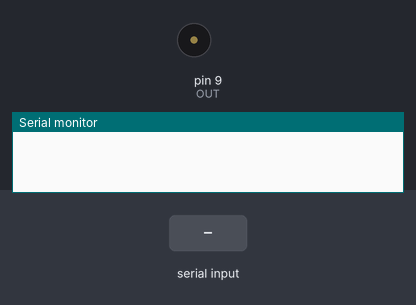
Recording of a sketch running on a simulated Arduino Uno, built with avr-gcc and run on an emulated ATmega328P. Shown: buzzer (waves = sounding), the last lines printed to the serial monitor. The inputs (shaded band) are chosen by the test bench.

Above: at 1.2 s.
1.3 s: "90,45\n" received over Serial
At 1.7 s:
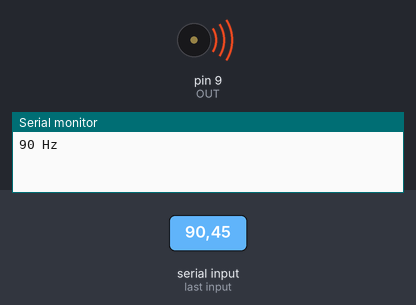
Timing chart, 0 to 8.8 s (numbered marks = the images above; inputs shaded):
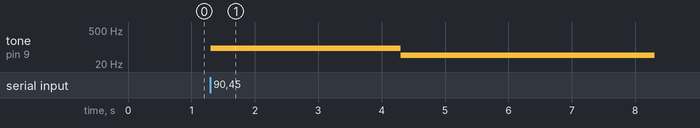

The sketch:

High_frequency.ino
```cpp
#define OUT 9          // OUT PIN

void setup()
{
  Serial.begin(9600);
  pinMode(OUT, OUTPUT);
}

void loop()
{
  if(Serial.available())
  {
    long frequency = Serial.parseInt();
    Serial.print(Set_frequency(frequency));
    Serial.println(" Hz");
    delay(3000);
  }
}


long Set_frequency(long freq)
{
  TCCR1A = 0b01000000;
  uint16_t ocr;
  if(freq < 134)
  {
    TCCR1B = 0b00001010;
    ocr = 1000000UL/freq - 1;
    freq = 1000000UL/(ocr+1);
  }
  else
  {
    TCCR1B = 0b00001001;
    ocr = 8000000UL/freq - 1;
    freq = 8000000UL/(ocr+1);
  }
  OCR1AH = highByte(ocr);
  OCR1AL = lowByte(ocr);
  TIMSK1 = 0;
  return freq;
}
```

Measured:
- after the input at 1.3 s, tone on pin 9 (OUT): silent → 90 Hz at once, → 45 Hz 3.0 s later, → silent 4.0 s later
